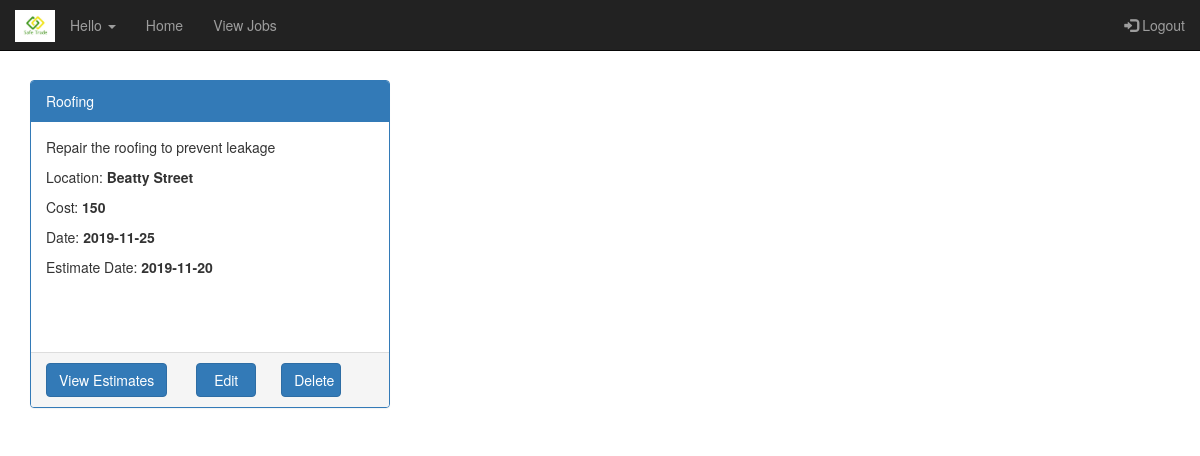
/userPage.php?uid=14, run on an earlier commit of the app's database.
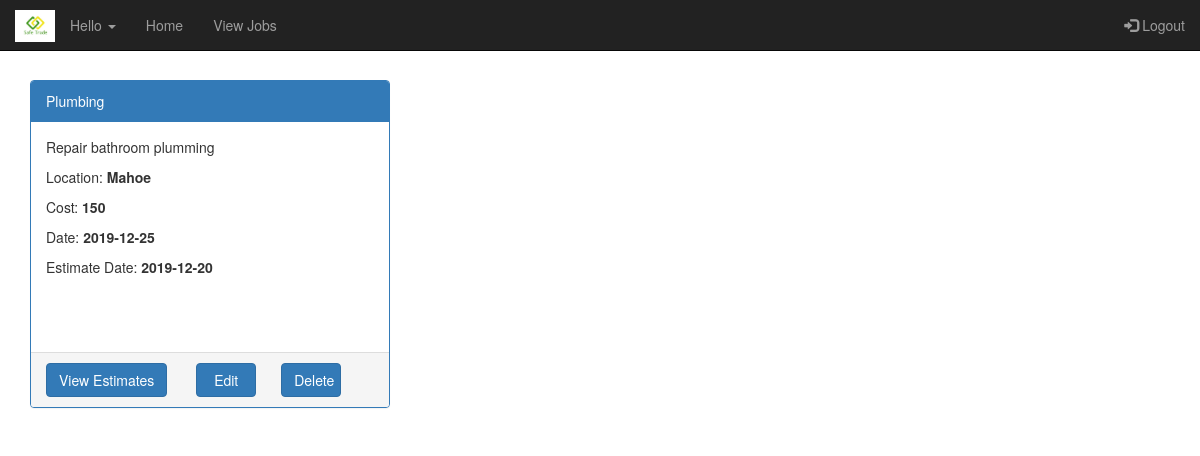
And on a later commit of the database.
### tables this page shows
CREATE TABLE `jobdetails` (
  `JobId` int(11) NOT NULL,
  `UId` int(11) NOT NULL,
  `JobType` varchar(255) NOT NULL,
  `JobDescription` varchar(255) NOT NULL,
  `Location` varchar(50) NOT NULL,
  `CostRange` double NOT NULL,
  `ActiveDate` date NOT NULL,
  `EstimateDate` date NOT NULL,
  `IsClosed` int(11) NOT NULL
);

### classes/Job.php (called while the page is built, shortened)
<?php
class Job{
  private $jid = null;
  private $jdescription = "";
  private $jtype = "";
  private $cost = null;
  private $activedate = "";
  private $estimationdate = null;
  private $location = null;
  public function __construct($jid,$uid, $jtype,$jdescription,$location,   $cost, $activedate,$estimationdate,$isclosed){
    $this->jid = $jid;
    $this->jdescription = $jdescription;
    $this->jtype = $jtype;
    $this->cost = $cost;
    $this->activedate = $activedate;
    $this->estimationdate = $estimationdate;
    $this->location = $location;
  }
  public static function findByUser($mysqli, $uid){
    $sql = sprintf("select * from jobdetails where IsClosed=0 and UId=%s", $uid);
    $result = $mysqli->query($sql);
    if ($result){
      $jobs = new Collection();
      while($row = $result->fetch_assoc()){
        $job = new Job($row['JobId'],$row['UId'], $row['JobType'], $row['JobDescription'], $row['Location'], $row['CostRange'], $row['ActiveDate'], $row['EstimateDate'],$row['IsClosed']);
        $jobs->Add($row['JobId'], $job);
      }
    }
    return $jobs;
  }
  public function getJobId(){
    return $this->jid;
  }
  public function getJobDescription(){
    return $this->jdescription;
  }
  public function getJobType(){
    return $this->jtype;
  }
  public function getLocation(){
    return $this->location;
  }
  public function getCost(){
    return $this->cost;
  }
  public function getActiveDate(){
    return $this->activedate;
  }
  public function getEstimateDate(){
    return $this->estimationdate;
  }
}
?>

### classes/Collection.php (called while the page is built, shortened)
<?php
class Collection {
    private $records = array();
    public function add($key, $record){
        $result = false;
        if ($key != null) {
            $this->records[$key] = $record;
            $result = true;
        }
        return $result;
    }
    public function getRecords(){
        return $this->records;
    }
}
?>

### userPage.php (the view, shortened to what this page needs)
<?php
require_once("headers.php");
require_once("footer.php");
?>
<div class="container" >
<div class="row">
<?php  $jobs=Job ::findByUser($mysqli,$_GET['uid']);
          $count=0;
          foreach($jobs->getRecords() as $id => $job)
          {
             $count=$count+1;
          }
          if($count ==0)
          {
            echo "You have not posted any jobs yet! Post one now....";
            echo "<a data-toggle=\"modal\" data-target=\"#myModal\">Click here to Post Job</a>";
          }
          else{
             foreach($jobs->getRecords() as $id => $job){  ?>
<div class="col-sm-4" >
      <div class="panel panel-primary">
        <div class="panel-heading"><?php echo $job->getJobType(); ?></div>
        <div class="panel-body" style="height:230px">
        <p><?php echo $job->getJobDescription(); ?></p>
        <p>Location: <b><?php echo $job->getLocation(); ?></b></p>
        <p>Cost: <b><?php echo $job->getCost(); ?></b></p>
        <p>Date: <b><?php echo $job->getActiveDate(); ?></b></p>
        <p>Estimate Date: <b><?php echo $job->getEstimateDate(); ?></b></p>
        </div>
        <div class="panel-footer pviewestimate">
            <a data-toggle="modal" data-target="" class="btn btn-primary viewestimate" name="viewestimate">View Estimates</a>
            <?php
            echo "<a href=\"editJob.php?id=".$job->getJobId()."\"  style=\"width: 60px;margin-left: 25px;\" class=\"btn btn-primary\">Edit </a>";
            echo "<a href=\"deleteJobDB.php?id=".$job->getJobId()."\"  style=\"width: 60px;margin-left: 25px;\" class=\"btn btn-primary\" onclick=\"return confirm('Are you sure to remove your job?')\">Delete </a>";
            ?>
        </div>
      </div>
    </div>
    <?php }}; ?>
    </div>
</div>

What changed in the data, as far as the page shows it:
removed jobdetails: JobType "Roofing", JobDescription "Repair the roofing to prevent leakage", Location "Beatty Street", CostRange "150", ActiveDate "2019-11-25", EstimateDate "2019-11-20"
added jobdetails: JobType "Plumbing", JobDescription "Repair bathroom plumming", Location "Mahoe", CostRange "150", ActiveDate "2019-12-25", EstimateDate "2019-12-20"
